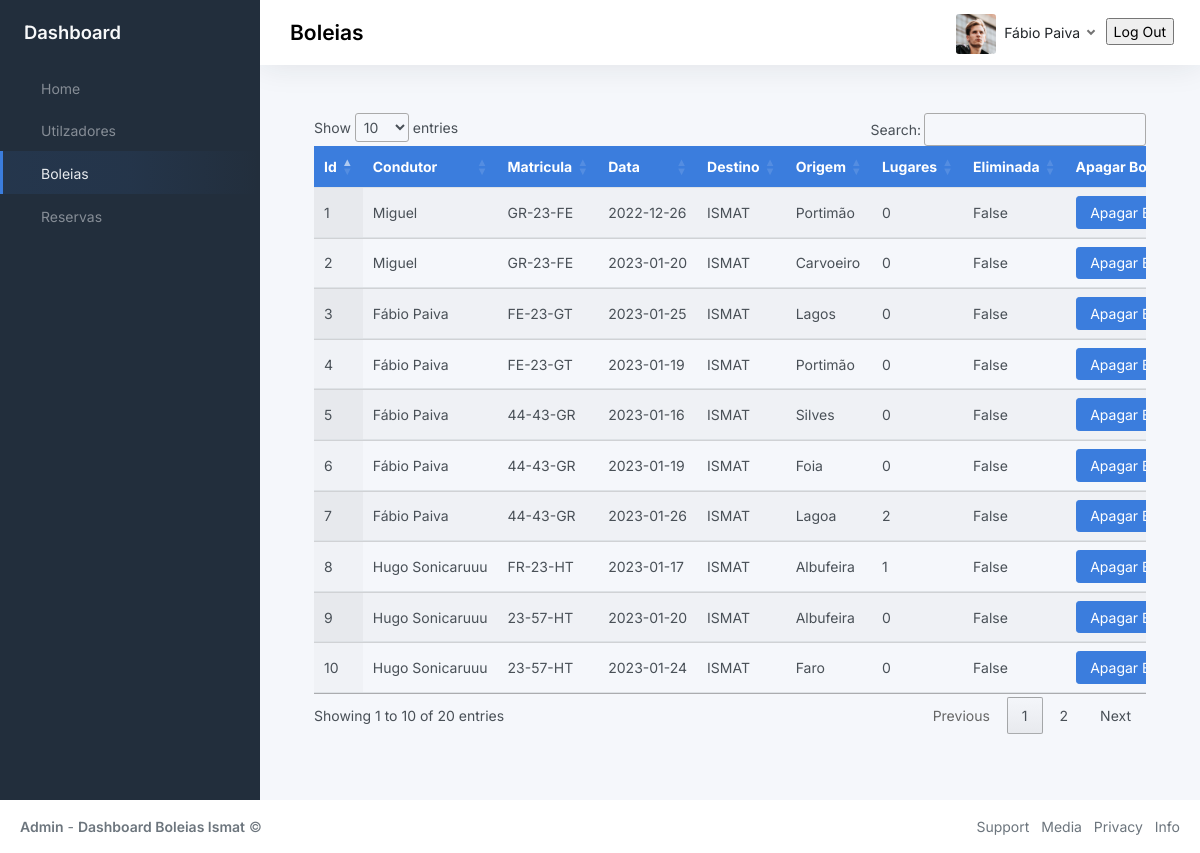
/ridePage (signed in), run on an earlier commit of the app's database.
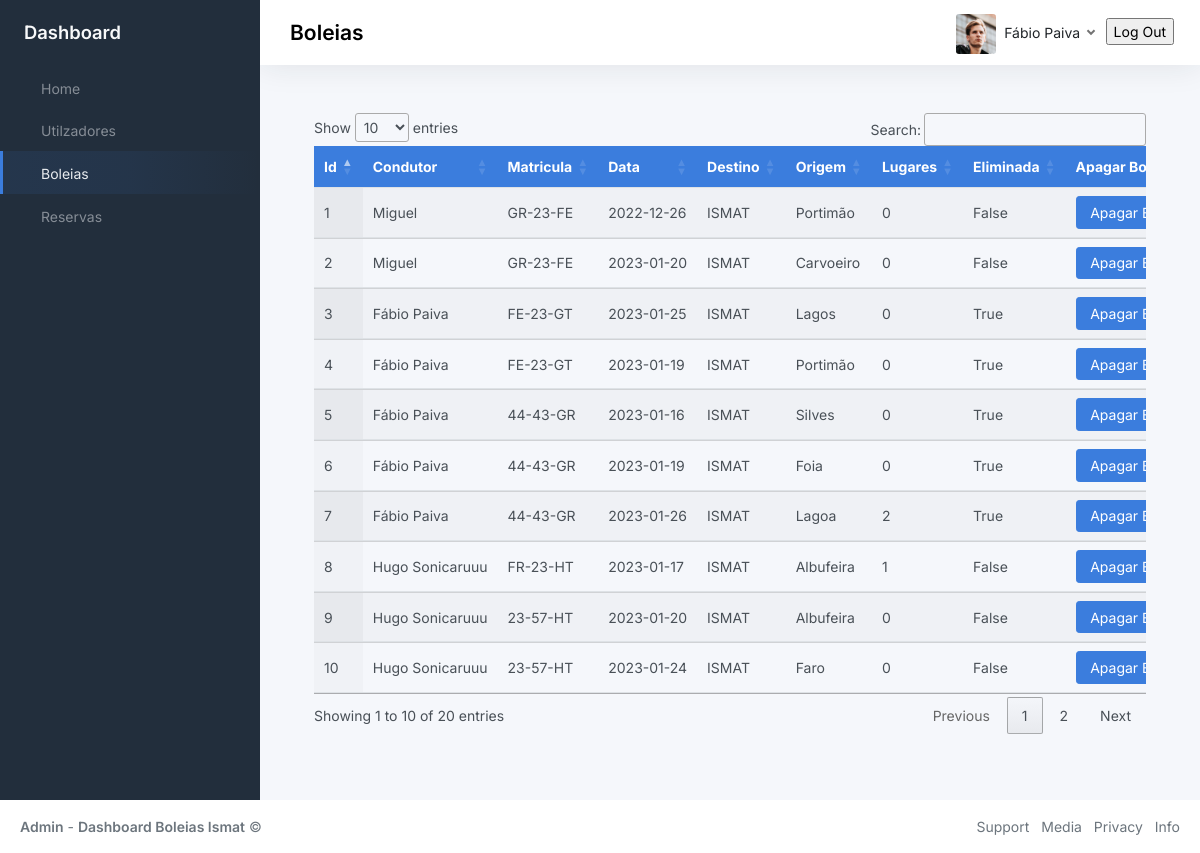
And on a later commit of the database.
### BackOffice/models.py (models this page shows, shortened)
class Ride(db.Model):
	__tablename__ = 'ride'
	__table_args__ = (db.UniqueConstraint('user_id', 'vehicle_id', 'ride_date'),)
	id = db.Column(db.Integer, primary_key=True)
	user_id = db.Column('user_id', db.ForeignKey('user.id'), nullable=False)
	user = db.relationship('User', backref='ride')
	vehicle_id = db.Column('vehicle_id', db.ForeignKey('vehicle.id'), nullable=False)
	vehicle = db.relationship('Vehicle', backref='ride')
	ride_date = db.Column(db.String(9), nullable=False)
	ride_scheduled_time = db.Column(db.String(5), nullable=False)
	local_destiny = db.Column(db.String(40), nullable=False)
	local_origin = db.Column(db.String(40), nullable=False)
	number_of_available_seats = db.Column(db.Integer(), nullable=False)
	createdAt = db.Column(db.DateTime, default=datetime.now)
	updatedAt = db.Column(db.DateTime, default=datetime.now)
	deleted = db.Column(db.Boolean(), default=False)

class User(db.Model, UserMixin):
	__tablename__ = 'user'
	id = db.Column(db.Integer, primary_key=True)
	name = db.Column(db.String(80), unique=True, nullable=False)
	student_number = db.Column(db.String(9), unique=True, nullable=False)
	phone_number = db.Column(db.Integer(), nullable=False)
	password = db.Column(db.String(60), nullable=False)
	gender = db.Column(db.String(10), nullable=False)
	registration_date = db.Column(db.DateTime, default=datetime.now)
	last_login_date = db.Column(db.DateTime, default=datetime.now)
	active = db.Column(db.Boolean())
	deleted = db.Column(db.Boolean(), default=False)

class Vehicle(db.Model):
	__tablename__ = 'vehicle'
	id = db.Column(db.Integer, primary_key=True)
	owner_id = db.Column('owner_id', db.ForeignKey('user.id'), nullable=False)
	owner = db.relationship('User', backref='vehicle')
	license_plate = db.Column(db.String(8), unique=True, nullable=False)
	color = db.Column(db.String(20), nullable=False)
	number_of_seats = db.Column(db.Integer(), nullable=False)
	vehicle_specs = db.Column(db.String(200), nullable=True)
	createdAt = db.Column(db.DateTime, default=datetime.now)
	updatedAt = db.Column(db.DateTime, default=datetime.now)
	deleted = db.Column(db.Boolean(), default=False)

### BackOffice/boleiasModule/__init__.py (the view, shortened to what this page needs)
@rideModule.route('/ridePage', methods=['GET', 'POST'])
def toRidePage():
    if current_user.is_authenticated:
        try:
            use_id = current_user.id
            activeUser =  db.session.query(User).filter(User.id==use_id).first()
            if request.method == 'GET':
                get_Ride= db.session.query(Ride, Vehicle, User).filter(Ride.user_id == User.id).filter(Ride.vehicle_id == Vehicle.id).all()
                return render_template("boleias.html", title="Login", get_Ride = get_Ride, activeUser = activeUser,)
        except Exception as e:
                    print(str(e))
    else:
        return redirect('/pages-sign-in')

### BackOffice/app.py (called while the page is built)
def create_app(config_filename):
    run = Flask(__name__)
    run.config.from_object(config_filename)
    db.init_app(run)
    bcrypt.init_app(run)
    with run.app_context():
        db.create_all()
    login_manager = LoginManager()
    login_manager.login_view = 'auth.login'
    login_manager.init_app(run)
    @login_manager.user_loader
    def load_user(user_id):
        return User.query.get(int(user_id))
    run.register_blueprint(login_module)
    run.register_blueprint(homeModule)
    run.register_blueprint(userModule)
    run.register_blueprint(rideModule)
    run.register_blueprint(reservaModule)
    run.register_blueprint(vehicleModule)
    return run

### BackOffice/templates/boleias.html (shortened to what this page needs)
{% extends 'index.html'%}
{% block navOptions %}
    <ul class="sidebar-nav">
        <li class="sidebar-item">
            <a class="sidebar-link" href="{{url_for('homeModule.toHomePage')}}">
                 <span class="align-middle">Home</span>
            </a>
        </li>
        <li class="sidebar-item ">
            <a class="sidebar-link" href="{{url_for('userModule.toUsersPage')}}">
                 <span class="align-middle">Utilzadores</span>
            </a>
        </li>
        <li class="sidebar-item active">
            <a class="sidebar-link" href="{{url_for('rideModule.toRidePage')}}">
                 <span class="align-middle">Boleias</span>
            </a>
        </li>
        <li class="sidebar-item ">
            <a class="sidebar-link" href="{{url_for('reservaModule.toReservaPage')}}">
                 <span class="align-middle">Reservas</span>
            </a>
        </li>
    </ul>
{% endblock navOptions %}
{% block page %}
<h3 class="position-absolute m-2 fw-bold text-">Boleias</h3>
{% endblock page %}
{% block profile %}
<img src="{{url_for('static', filename='img/avatars/avatar.jpg')}}" class="avatar img-fluid rounded me-1"/> <span class="text-dark">{{activeUser.name}}</span>
{% endblock profile %}
{% block content %}
<div class="container-md" id="table">
    <div class="table-responsive">
        <table class="table display nowrap" id="tabela">
            <thead class="bg-primary text-white">
                <tr>
                    <th>Id</th>
                    <th>Condutor</th>
                    <th>Matricula</th>
                    <th>Data</th>
                    <th>Destino</th>
                    <th>Origem</th>
                    <th>Lugares</th>
                    <th>Eliminada</th>
                    <th>Apagar Boleia</th>
                </tr>
            </thead>
            <tbody>
                {% for ride in get_Ride %}
                <tr>
                <td>{{ride.Ride.id}}</td>
                <td>{{ride.User.name}}</td>
                <td>{{ride.Vehicle.license_plate}}</td>
                <td>{{ride.Ride.ride_date}}</td>
                <td>{{ride.Ride.local_destiny}}</td>
                <td>{{ride.Ride.local_origin}}</td>
                <td>{{ride.Ride.number_of_available_seats}}</td>
                <td>{{ride.Ride.deleted}}</td>
                <td><button class="ApagarB btn btn-primary" id="{{ride.Ride.id}}">Apagar Boleia</button></td>
            </tr>
            {% endfor %}
            </tbody>
        </table>
    </div>
</div>
{% endblock content %}

What changed in the data, as far as the page shows it:
changed Ride "Lagos": Ride.deleted "False" → "True"
changed Ride id 4: Ride.deleted "False" → "True"
changed Ride "Silves": Ride.deleted "False" → "True"
changed Ride "Foia": Ride.deleted "False" → "True"
changed Ride "Lagoa": Ride.deleted "False" → "True"
